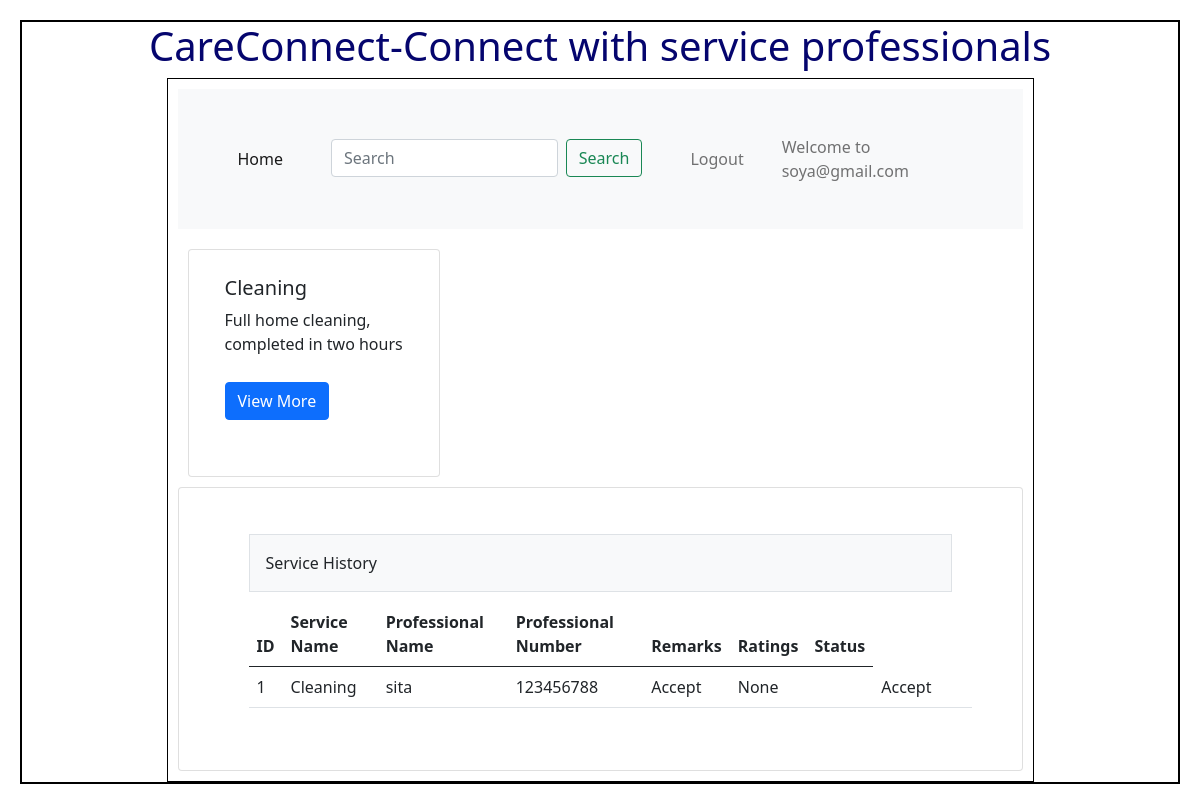
/customer (signed in), run on the app's committed database.
### Backend/models.py (models this page shows)
class Service(db.Model):
    __tablename__="Service"
    id = db.Column(db.Integer, primary_key=True)
    name=db.Column(db.String,nullable=False)
    description=db.Column(db.String,nullable=False)
    baseprice=db.Column(db.Integer,default=0.0)
    subservice=db.Column(db.String,nullable=False)
    location=db.Column(db.String,nullable=False)
    pincode=db.Column(db.String,nullable=False)

class Servicereq(db.Model):
    __tablename__="Servicereq"
    id = db.Column(db.Integer, primary_key=True)
    Professional_id=db.Column(db.Integer, db.ForeignKey("Professional.id"),nullable=True)
    Service_id=db.Column(db.Integer, db.ForeignKey("Service.id"),nullable=False)
    Customer_id=db.Column(db.Integer, db.ForeignKey("Customer.id"),nullable=False)
    status=db.Column(db.String,nullable=False)
    remarks=db.Column(db.String,nullable=True)
    rating=db.Column(db.Integer,default=0)
    service=db.relationship("Service",cascade="all,delete",backref="Servicereqs",lazy=True)
    customer=db.relationship("Customer",cascade="all,delete",backref="Servicereqs",lazy=True)
    professional=db.relationship("Professional",cascade="all,delete",backref="Servicereqs",lazy=True)

class Professional(db.Model):
    __tablename__="Professional"
    id = db.Column(db.Integer, primary_key=True)
    email=db.Column(db.String,unique=True,nullable=False)
    password=db.Column(db.String,nullable=False)
    fullname=db.Column(db.String,nullable=False)
    contact_number=db.Column(db.Integer,nullable=False)
    address=db.Column(db.String,nullable=False)
    pincode=db.Column(db.Integer,nullable=False)
    experience=db.Column(db.String,nullable=False)
    professional_summary=db.Column(db.String,nullable=False)
    service_name=db.Column(db.String,nullable=False)
    status=db.Column(db.String,default="Active")
    p_req=db.Column(db.String,default="Pending")

### Backend/controllers.py (the view)
@app.route("/customer")
def customer_dashboard():
    redirect_response = isUserLoggedIn()
    if redirect_response is None:
        return redirect('/login')
    services=get_services()
    servicereqs=get_servicereq()
    Customer_id=session.get('userid')
    servicereqs = Servicereq.query.filter_by(Customer_id=Customer_id).all()
    return render_template("Customerdashboard.html",name=session.get('username'),services=services,servicereqs=servicereqs)

### Backend/controllers.py (called while the page is built)
def isUserLoggedIn():
    if 'userid' in session:
        if session.get('usertype') == 'admin':
            return redirect(url_for('admin_dashboard'))
        elif session.get('usertype') == 'customer':
            return redirect(url_for('customer_dashboard'))
        elif session.get('usertype') == 'professional':
            return redirect(url_for('professional_dashboard'))
    return None

def get_services():
    services=Service.query.all()
    return services

def get_servicereq():
    servicereqs=Servicereq.query.all()
    print(servicereqs)
    return servicereqs

### Templates/Customerdashboard.html (shortened to what this page needs)
<!DOCTYPE html>
<html>
    <head>
        <link rel="stylesheet" href="/static/styles/main.css">
        <link href="https://cdn.jsdelivr.net/npm/bootstrap@5.0.2/dist/css/bootstrap.min.css" rel="stylesheet">
    </head>
    <body>
        <div class = "my_container">
            <div class = "center"> <h1>CareConnect-Connect with service professionals</h1></div>
                <div class="my_panel">
                    <nav class="navbar navbar-expand-lg navbar-light bg-light">
                    <div class="container-fluid">
                        <div class="collapse navbar-collapse" id="navbarText">
                            <ul class="navbar-nav me-auto mb-2 mb-lg-0">
                                <li class="nav-item">
                                    <a class="nav-link active" aria-current="page" href="/customer">Home</a>
                                <li class="nav-item">
                                    <form class="d-flex" method="POST" action="/searchs">
                                    <input class="form-control me-2" type="search" placeholder="Search" aria-label="Search" name="search_txt" id="search_txt">
                                    <button class="btn btn-outline-success" type="submit">Search</button>
                                </li>
                                <li>
                                    <a class="nav-link" href="/logout">Logout</a>
                                </li>
                            </ul>
                            <span class="navbar-text">
                                Welcome to {{name}}
                            </span>
                        </div>
                    </div>
                    </nav>
                        <div class="row row-cols-1 row-cols-md-3 g-4">
                            {% for service in services %}
                            <div class="col">
                                <div class="card h-100">
                                    <div class="card-body">
                                            <h5 class="card-title">{{service.name}}</h5>
                                            <p class="card-text">{{service.description}}</p>
                                            <a href="{{ url_for('Subservice', id=service.id) }}"class="btn btn-primary">View More</a>
                                    </div>
                                </div>
                            </div>
                            {%endfor%}
                        </div>
                    <div class="card">
                    <div class="card-body">
                        <div class="container px-4">
                            <div class="row gx-5">
                                <div class="col">
                                    <div class="p-3 border bg-light table-responsive">Service History</div>
                                        <table class="table">
                                            <thead>
                                                <tr>
                                                <th scope="col">ID</th>
                                                <th scope="col">Service Name</th>
                                                <th scope="col">Professional Name</th>
                                                <th scope="col">Professional Number</th>
                                                <th scope="col">Remarks</th>
                                                <th scope="col">Ratings</th>
                                                <th scope="col">Status</th>
                                                </tr>
                                            </thead>
                                            <tbody>
                                                {%if servicereqs%}
                                                    {%for servicereq in servicereqs%}
                                                <tr>
                                                    <td>{{ servicereq.id }}</td>
                                                    <td>{{ servicereq.service.name }}</td>
                                                    <td>{{servicereq.professional.fullname}}</td>
                                                    <td>{{ servicereq.professional.contact_number}}</td>
                                                    <td>{{ servicereq.status}}</td>
                                                    <td>{{servicereq.remarks}}</td>
                                                    <td>{{servicereq.ratings}}</td>
                                                    <td>{{ servicereq.status}}</td>
                                                    <td>{{ servicereq.action}}</td>
                                                    <td>
                                                    </td>
                                                </tr>
                                                    {%endfor%}
                                                {%else%}
                                                    <h3 class = "center"> No services found</h3>
                                                {%endif%}
                                            </tbody>
                                        </table>
                                </div>
                            </div>
                        </div>
                    </div>
                    </div>
                </div>
        </div>
    </body>
</html>

### Static/Styles/main.css (style rules this page uses)
* { margin: 10px; }
.my_container { border: 2px solid black; }
.my_panel { width: 75%; margin: auto; height: auto; border: 1px solid black; }
.center { text-align: center; margin: auto; color: rgb(5,5,110); }

### data on the page
Service: name "Cleaning", description "Full home cleaning, completed in two hours"
Servicereq: id "1", service.name "Cleaning", professional.fullname "sita", professional.contact_number "123456788", status "Accept", remarks "None"

### other printed values
{{ name }} "soya@gmail.com"
